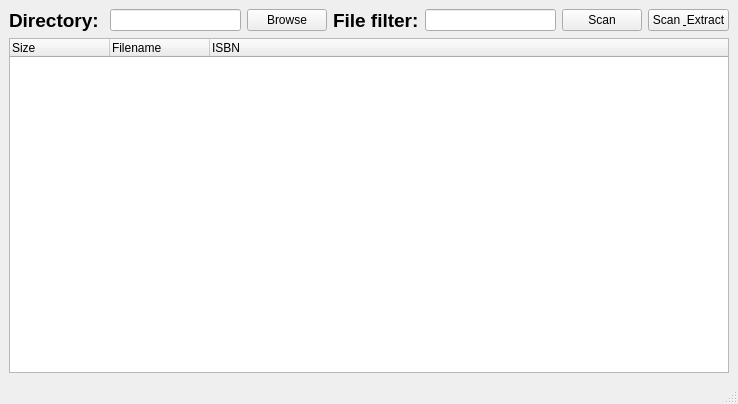
<?xml version="1.0" encoding="UTF-8"?>
<ui version="4.0">
 <class>MainWindow</class>
 <widget class="QMainWindow" name="MainWindow">
  <property name="geometry">
   <rect>
    <x>0</x>
    <y>0</y>
    <width>738</width>
    <height>404</height>
   </rect>
  </property>
  <property name="windowTitle">
   <string>BookManager App</string>
  </property>
  <widget class="QWidget" name="centralwidget">
   <layout class="QGridLayout" name="gridLayout">
    <item row="0" column="0">
     <layout class="QVBoxLayout" name="verticalLayout">
      <item>
       <layout class="QHBoxLayout" name="horizontalLayout">
        <item>
         <widget class="QLabel" name="label">
          <property name="font">
           <font>
            <pointsize>14</pointsize>
            <weight>75</weight>
            <bold>true</bold>
           </font>
          </property>
          <property name="text">
           <string>Directory: </string>
          </property>
         </widget>
        </item>
        <item>
         <widget class="QLineEdit" name="baseDirectory">
          <property name="baseSize">
           <size>
            <width>320</width>
            <height>0</height>
           </size>
          </property>
         </widget>
        </item>
        <item>
         <widget class="QPushButton" name="browseButton">
          <property name="text">
           <string>Browse</string>
          </property>
         </widget>
        </item>
        <item>
         <widget class="QLabel" name="label_2">
          <property name="font">
           <font>
            <pointsize>14</pointsize>
            <weight>75</weight>
            <bold>true</bold>
           </font>
          </property>
          <property name="text">
           <string>File filter:</string>
          </property>
         </widget>
        </item>
        <item>
         <widget class="QLineEdit" name="fileFilter"/>
        </item>
        <item>
         <widget class="QPushButton" name="scanCancelButton">
          <property name="enabled">
           <bool>true</bool>
          </property>
          <property name="text">
           <string>Scan</string>
          </property>
          <property name="checkable">
           <bool>false</bool>
          </property>
         </widget>
        </item>
        <item>
         <widget class="QPushButton" name="scanAndExtractButton">
          <property name="text">
           <string>Scan &amp; Extract</string>
          </property>
         </widget>
        </item>
       </layout>
      </item>
      <item>
       <widget class="QTreeWidget" name="treeWidget">
        <property name="contextMenuPolicy">
         <enum>Qt::CustomContextMenu</enum>
        </property>
        <column>
         <property name="text">
          <string>Size</string>
         </property>
        </column>
        <column>
         <property name="text">
          <string>Filename</string>
         </property>
        </column>
        <column>
         <property name="text">
          <string>ISBN</string>
         </property>
        </column>
       </widget>
      </item>
     </layout>
    </item>
   </layout>
  </widget>
  <widget class="QStatusBar" name="statusBar"/>
 </widget>
 <resources/>
 <connections/>
</ui>
